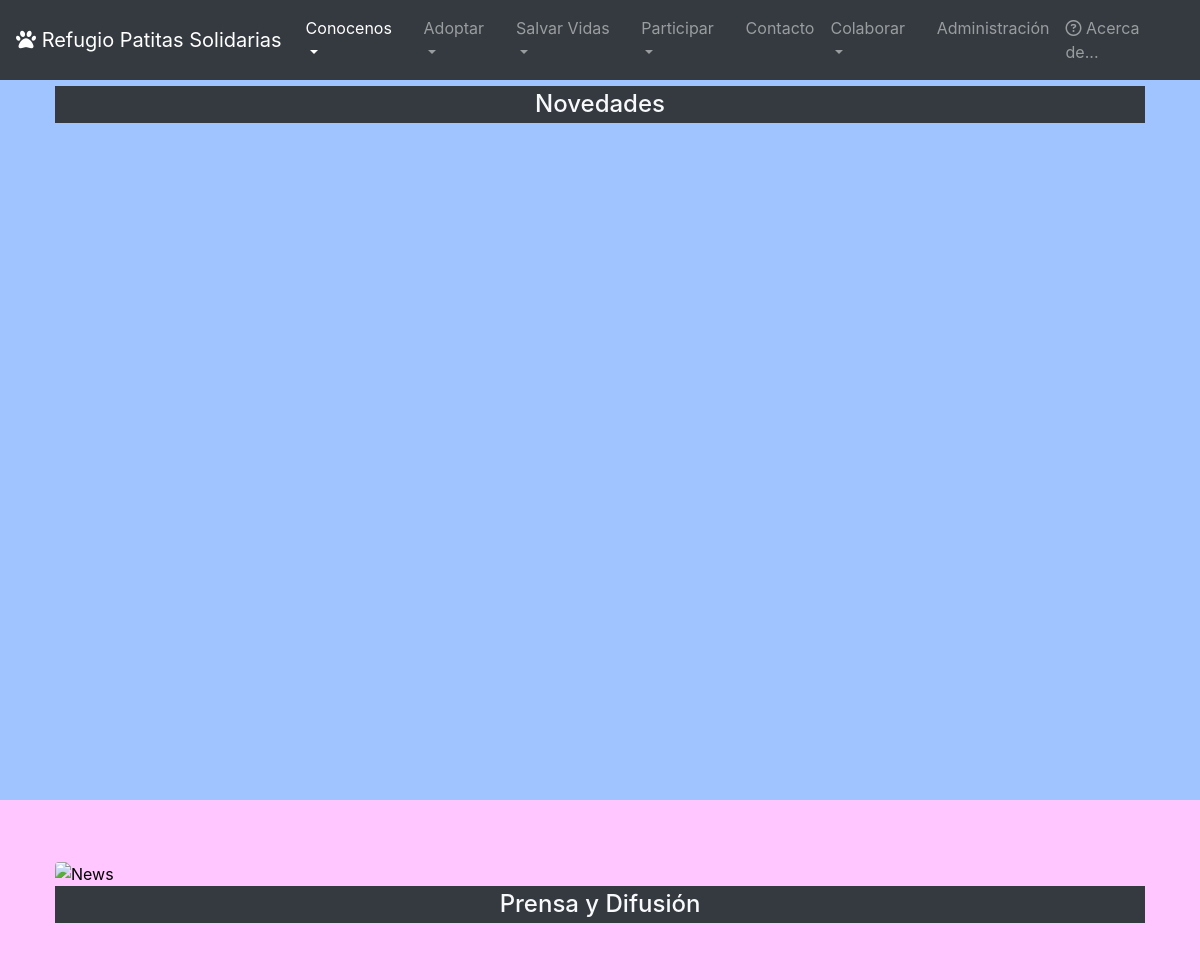
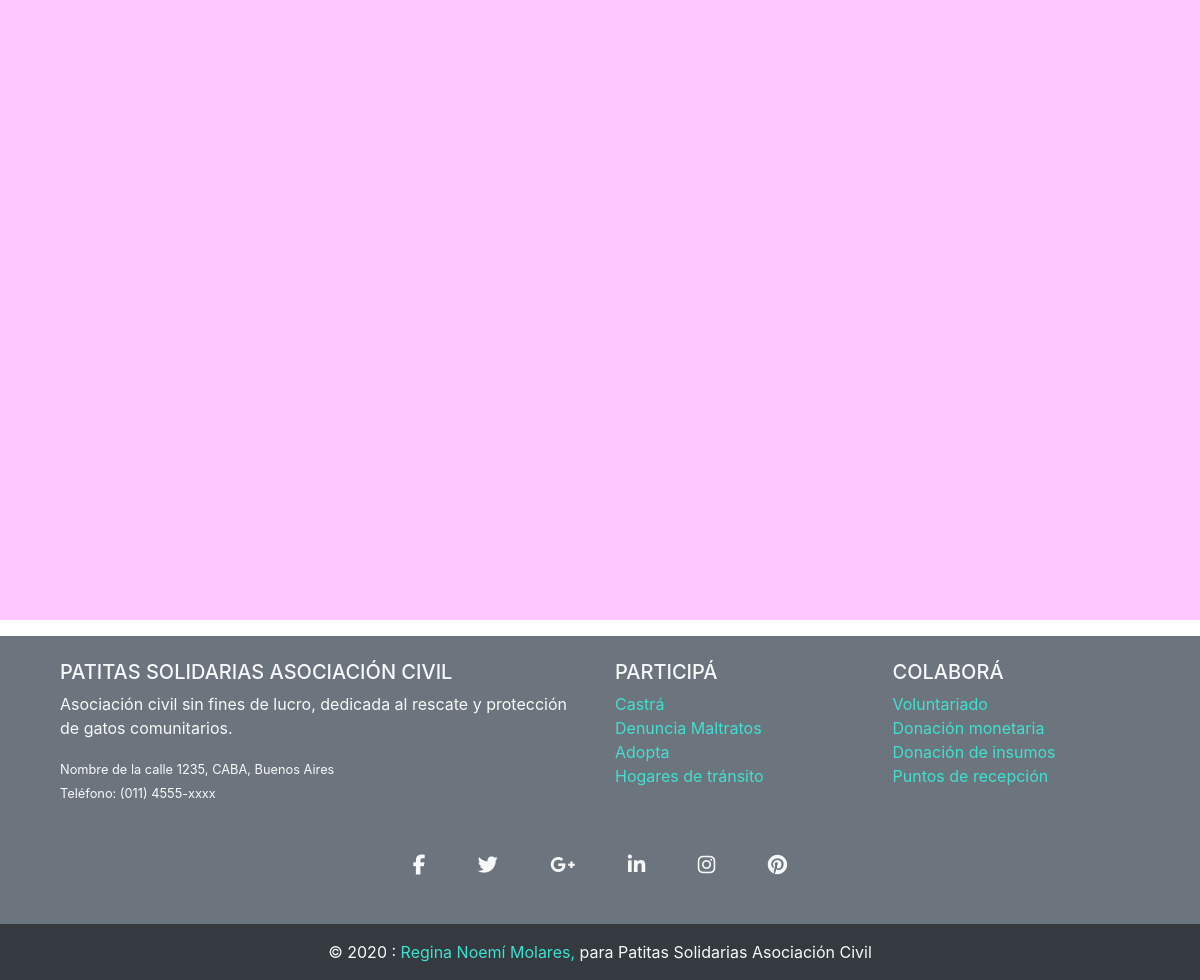
Page /sections/news.php on the earlier database version (2 pictures, top to bottom).
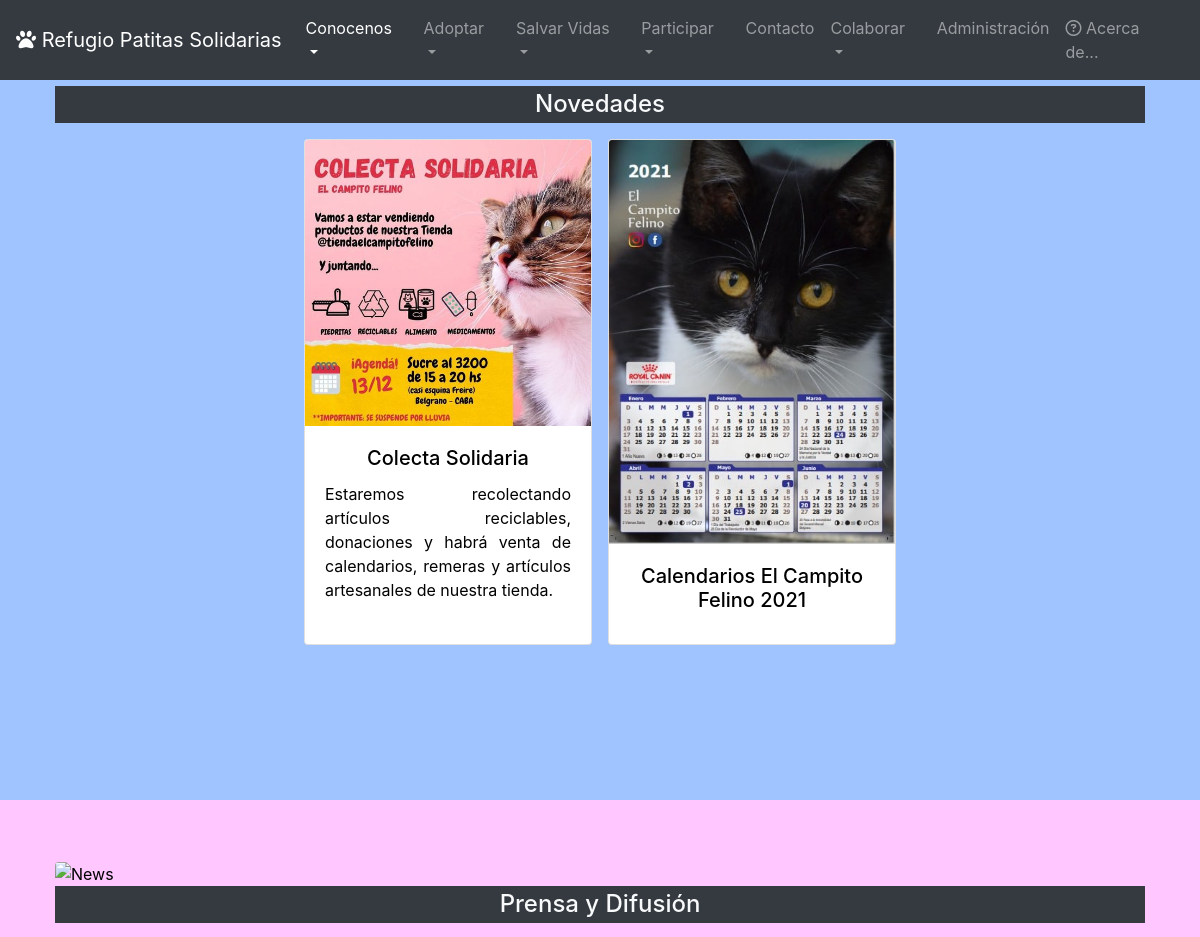
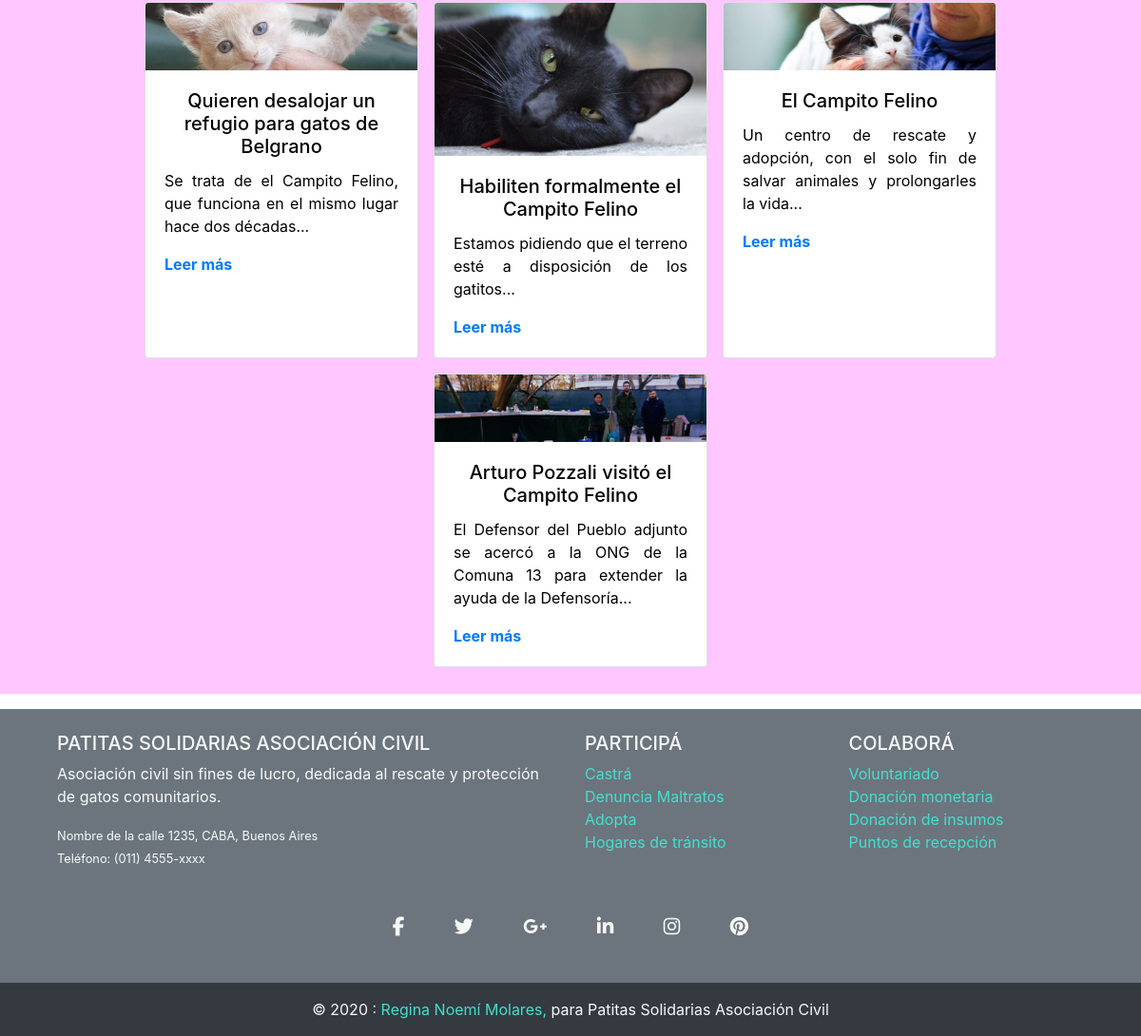
Same page on the later database version (2 pictures, top to bottom).
### tables this page shows
CREATE TABLE `difusion` (
  `id_nota` int(11) NOT NULL,
  `titulo` varchar(500) NOT NULL,
  `descripcion` varchar(1000) DEFAULT NULL,
  `link` varchar(200) DEFAULT NULL,
  `fecha` timestamp NULL DEFAULT current_timestamp(),
  `foto` varchar(200) DEFAULT NULL,
  `novedad` tinyint(1) DEFAULT NULL,
  `prensa` tinyint(1) DEFAULT NULL,
  `obsoleto` tinyint(1) DEFAULT NULL
);

### sections/news.php (the view, shortened to what this page needs)
<?php include_once 'header.php';
include_once '../db/conexion.php' ?>
<div class="container-fluid contenido pt-5 w-100" id="novedades">
    <div class="container">
        <div class="text-container d-flex flex-column ">
            <div class="img mt-1">
            </div>
            <div class="texto text-justify">
                <h4 class="bg-dark text-light p-1 text-center">Novedades</h4>
                <?php
                $query = "SELECT * FROM difusion WHERE novedad = 1 AND obsoleto = 0 ORDER BY fecha DESC;";
                $result = mysqli_query($conexion, $query) or die("database error:" . mysqli_error($conexion));
                ?>
                <div class="container">
                    <div class=" d-flex flex-wrap justify-content-center">
                        <?php while ($row = mysqli_fetch_assoc($result)) { ?>
                            <div class="card m-2" style="width: 18rem;">
                                <img src="../img/prensa/<?= $row['foto']; ?>" class="card-img-top" alt="<?= html_entity_decode($row['titulo']); ?>">
                                <div class="card-body">
                                    <h5 class="card-title text-center"><?= html_entity_decode($row['titulo']); ?></h5>
                                    <p class="card-text"><?= html_entity_decode($row['descripcion']); ?></p>
                                </div>
                            </div>
                        <?php } ?>
                    </div>
                </div>
            </div>
        </div>
    </div>
</div>
<div class="container-fluid contenido pt-5 w-100" id="prensa">
    <div class="container">
        <div class="text-container d-flex flex-column ">
            <div class="img mt-1">
                <img src="../img/prensa.png" class="img-fluid rounded mx-auto d-block" alt="News" width="100%">
            </div>
            <div class="texto text-justify">
                <h4 class="bg-dark text-light p-1 text-center">Prensa y Difusión</h4>
                <?php
                $query = "SELECT * FROM difusion WHERE prensa = 1 AND obsoleto = 0 ORDER BY fecha DESC;";
                $result = mysqli_query($conexion, $query) or die("database error:" . mysqli_error($conexion));
                ?>
                <div class="container">
                    <div class=" d-flex flex-wrap justify-content-center">
                        <?php while ($row = mysqli_fetch_assoc($result)) { ?>
                            <div class="card m-2" style="width: 18rem;">
                                <img src="../img/prensa/<?= $row['foto']; ?>" class="card-img-top" alt="<?= html_entity_decode($row['titulo']); ?>">
                                <div class="card-body">
                                    <h5 class="card-title text-center"><?= html_entity_decode($row['titulo']); ?></h5>
                                    <p class="card-text"><?= html_entity_decode($row['descripcion']); ?></p>
                                    <p class="card-text contacto"><b><a href="<?= html_entity_decode($row['link']); ?>" target="_blank">Leer más</a></b> </p>
                                </div>
                            </div>
                        <?php } ?>
                    </div>
                </div>
            </div>
        </div>
    </div>
</div>
<?php include('pie.php'); ?>
<?php include('footer.php') ?>

Differences in the rows shown:
added difusion: foto (picture), titulo "Colecta Solidaria", descripcion "Estaremos recolectando artículos reciclables, donaciones y habrá venta de calendarios, remeras y artículos artesanales de nuestra tienda.", shown under "Novedades"
added difusion: foto (picture), titulo "Calendarios El Campito Felino 2021", shown under "Novedades"
added difusion: foto (picture), titulo "Quieren desalojar un refugio para gatos de Belgrano", descripcion "Se trata de el Campito Felino, que funciona en el mismo lugar hace dos décadas...", shown under "Prensa y Difusión"
added difusion: foto (picture), titulo "Habiliten formalmente el Campito Felino", descripcion "Estamos pidiendo que el terreno esté a disposición de los gatitos...", shown under "Prensa y Difusión"
added difusion: foto (picture), titulo "El Campito Felino", descripcion "Un centro de rescate y adopción, con el solo fin de salvar animales y prolongarles la vida...", shown under "Prensa y Difusión"
added difusion: foto (picture), titulo "Arturo Pozzali visitó el Campito Felino", descripcion "El Defensor del Pueblo adjunto se acercó a la ONG de la Comuna 13 para extender la ayuda de la Defensoría...", shown under "Prensa y Difusión"
